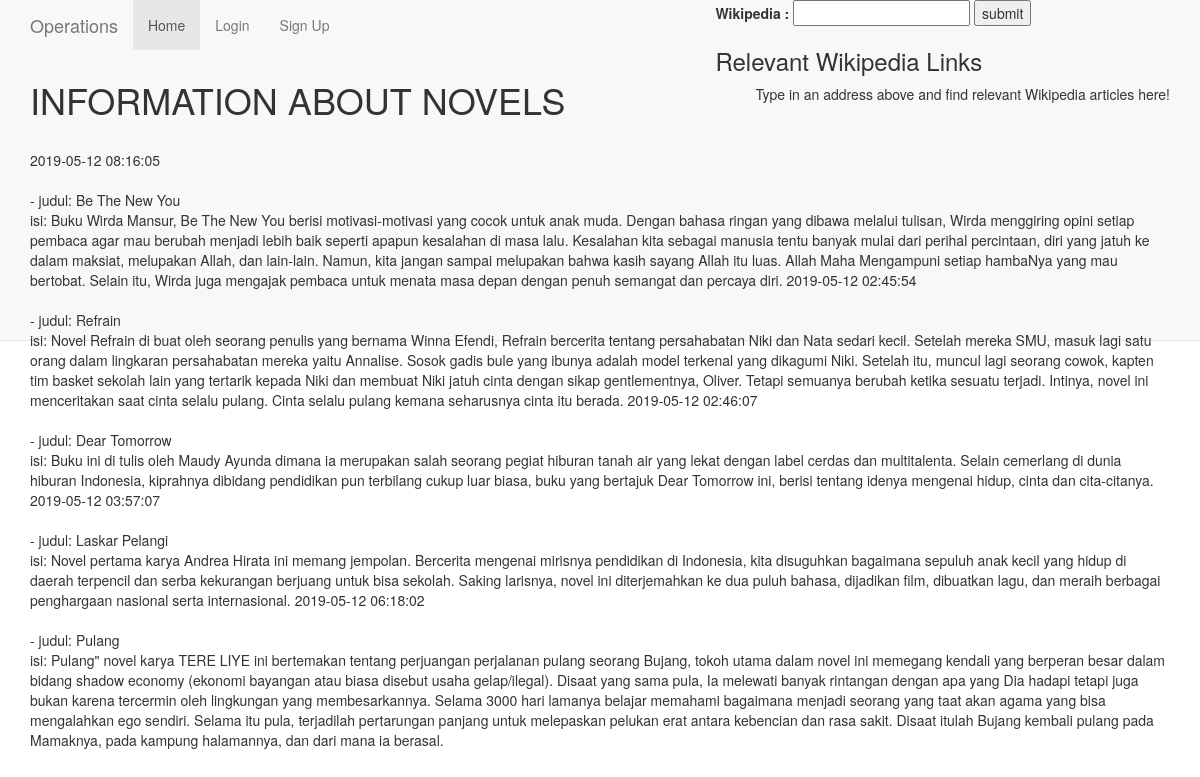
Before: / with the older database file.
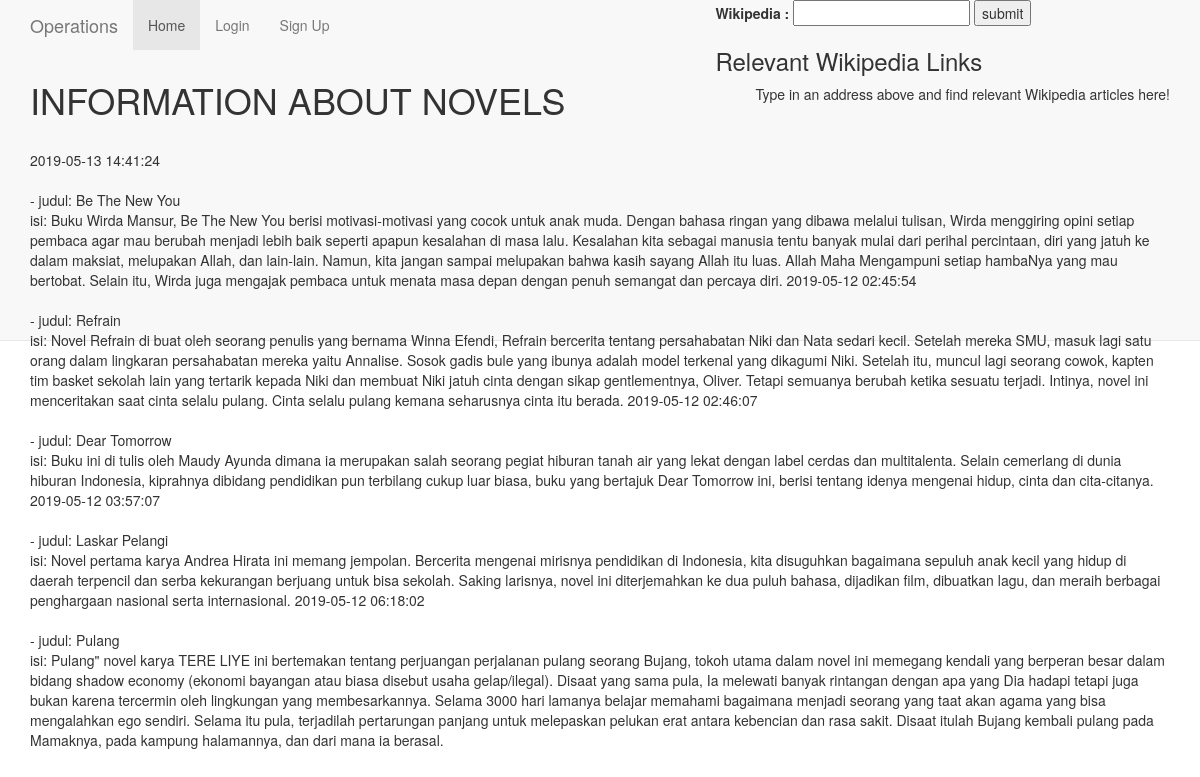
After: the same page with the newer database file.
### tables this page shows
CREATE TABLE IF NOT EXISTS `post` (
  `id_post` int(11) NOT NULL AUTO_INCREMENT,
  `judul` varchar(50) DEFAULT NULL,
  `isi` varchar(2000) DEFAULT NULL,
  `waktu` timestamp NOT NULL DEFAULT CURRENT_TIMESTAMP ON UPDATE CURRENT_TIMESTAMP,
  PRIMARY KEY (`id_post`)
);

### index.php (the view, shortened to what this page needs)
<!DOCTYPE html>
<html lang="en">
  <head>
    <link href="bootstrap.min.css" rel="stylesheet">
    <link href="" rel="stylesheet">
  </head>
  <body>
    <div class="navbar navbar-default navbar-static-top" role="navigation">
      <div class="container">
        <div class="navbar-header">
          <a class="navbar-brand" href="">Operations</a>
        </div>
        <form id="form-container" class="form-container">
        <div class="navbar-collapse collapse">
           <div class="nav navbar-nav navbar-right">
            <label for="input">Wikipedia : </label>
            <input type="text" id="input" value="">
            <button id="submit-btn">submit</button>
            <div class="wikipedia-container">
                  <h3 id="wikipedia-header">Relevant Wikipedia Links</h3>
                  <ul id="wikipedia-links">Type in an address above and find relevant Wikipedia articles here!</ul>
            </div>
          </div>
          <ul class="nav navbar-nav">
            <li class="active"><a href="index.php">Home</a></li>
            <li><a href="login.php">Login</a></li>
            <li><a href="register.php">Sign Up</a></li>
          </ul>
          <br><br><br>
          <h1>INFORMATION ABOUT NOVELS</h1>
          <br>
          <?php
$servername = "sql303.epizy.com";
$username = "epiz_23899029";
$password = "RgAdCfZV5qSN";
$dbname = "epiz_23899029_crudd";
$conn = new mysqli($servername, $username, $password, $dbname);
$sql = "SELECT * FROM post";
$result = $conn->query($sql);
if ($result->num_rows > 0) {
    while($row = $result->fetch_assoc()) {
        echo " ".$row["waktu"]."<br>"."<br>";
        echo " - judul: " . $row["judul"]."<br>". "  isi: " . substr($row["isi"], 0.20); }
} else {
    echo "";
}
?>
  </body>
</html>

Changed rows visible on the page:
changed post "Be The New You": waktu "2019-05-12 08:16:05" → "2019-05-13 14:41:24"
